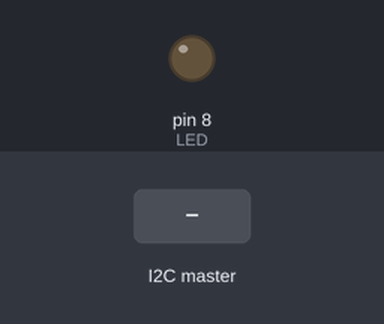
The sketch below on a simulated Arduino Uno, built with avr-gcc and run on an emulated ATmega328P. Parts: output pins drawn as LEDs (lit = HIGH). The test bench sets the inputs (shaded band).

Above: at 1.2 s.
1.3 s: the I2C master sends the byte 1
At 1.6 s:
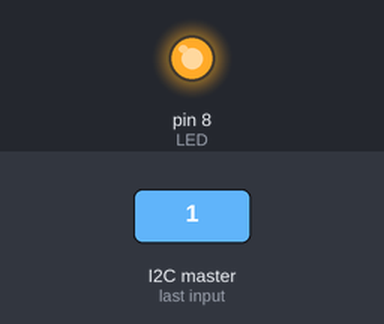
2.8 s: the I2C master sends the byte 0
At 3.9 s:
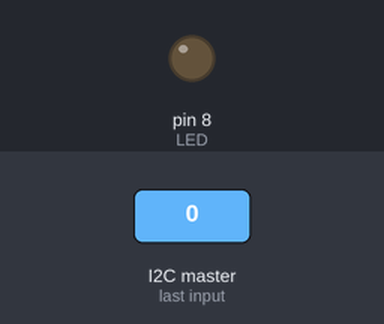
4.3 s: the I2C master sends the byte 2
At 5.1 s:
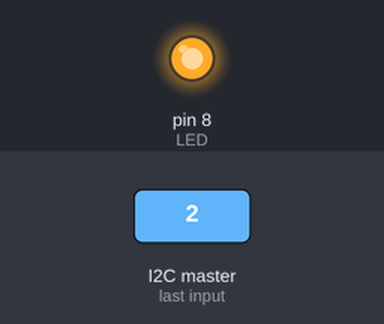
Timing chart, 0 to 7.3 s (numbered marks = the images above; inputs shaded):
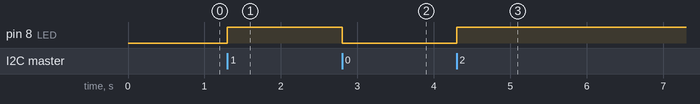

Measured:
- after the input at 1.3 s, pin 8 (LED): LOW → HIGH at once
- after the input at 2.8 s, pin 8 (LED): HIGH → LOW at once
- after the input at 4.3 s, pin 8 (LED): LOW → HIGH at once

The sketch:

FY5PMQAIBL621Z1.ino
```cpp
// Chapter 7 - Communications
// I2C Slave
// By Cornel Amariei for Packt Publishing

// Include the required Wire library for I2C
#include <Wire.h>


int LED = 8;
int x = 0;

void setup() {
  // Define the LED pin as Output
  pinMode (LED, OUTPUT);
  // Start the I2C Bus as Slave on address 9
  Wire.begin(9);
  // Attach a function to trigger when something is received.
  Wire.onReceive(receiveEvent);
}

void receiveEvent(int bytes) {
  x = Wire.read();    // read one character from the I2C
}

void loop() {
  //If value received is 0 blink LED for 200 ms
  if (x != 0)
  {
    digitalWrite(LED, HIGH);
  }
  else
  {
    digitalWrite(LED, LOW);
  }

   delay(50);

}
```
